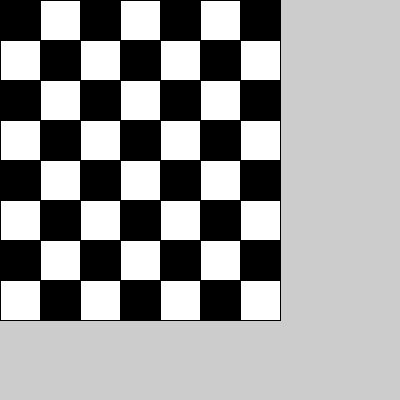
Frame 1 (no input)
Frame 60 (the mouse pressed at the canvas centre just before this capture): identical to frame 1, image omitted
Frame 120 (the mouse held since frame 60 and released just before this capture): identical to frame 1, image omitted

The Processing sketch that drew this single still picture (run headless with seeded random() and noise(); from frame 60 on, the mouse is pressed at the canvas centre):

// Processing sketch: TaskSix
// ── TaskSix.pde
int[][] board = new int[8][8];
int sideLength = 40;

void setup() {
  size(400, 400);

  for (int y = 0; y < 8; y++) {
    for (int x = 0; x < 8; x++) {
      if(y%2 == 1) board[x][y] = x%2;
      if(y%2 == 0 && x != 7) board[x+1][y] = x%2;
    }
  }
}

void draw() {
  for (int i = 0; i < 8; i++) {
    for (int j = 0; j < 8; j++) {
      if (board[i][j] == 0) {
        fill(0);
      } else fill(255);
      rect(i*sideLength-sideLength, j*sideLength, sideLength, sideLength);
    }
  }
}
